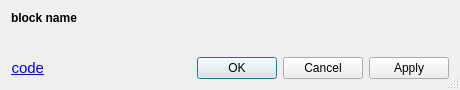
<?xml version="1.0" encoding="UTF-8"?>
<ui version="4.0">
 <class>Dialog</class>
 <widget class="QDialog" name="Dialog">
  <property name="geometry">
   <rect>
    <x>0</x>
    <y>0</y>
    <width>460</width>
    <height>90</height>
   </rect>
  </property>
  <property name="windowTitle">
   <string>Dialog</string>
  </property>
  <property name="sizeGripEnabled">
   <bool>true</bool>
  </property>
  <layout class="QGridLayout" name="gridLayout" rowstretch="0,0,0,1,0,0">
   <item row="1" column="0" rowspan="3" colspan="3">
    <layout class="QGridLayout" name="gridLayout_param" columnstretch="0"/>
   </item>
   <item row="0" column="0" colspan="3">
    <widget class="QLabel" name="label_blockname">
     <property name="font">
      <font>
       <weight>75</weight>
       <bold>true</bold>
      </font>
     </property>
     <property name="text">
      <string>block name</string>
     </property>
    </widget>
   </item>
   <item row="5" column="2">
    <widget class="QDialogButtonBox" name="buttonBox">
     <property name="orientation">
      <enum>Qt::Horizontal</enum>
     </property>
     <property name="standardButtons">
      <set>QDialogButtonBox::Apply|QDialogButtonBox::Cancel|QDialogButtonBox::Ok</set>
     </property>
    </widget>
   </item>
   <item row="5" column="0">
    <widget class="QLabel" name="label_code">
     <property name="enabled">
      <bool>true</bool>
     </property>
     <property name="font">
      <font>
       <weight>50</weight>
       <bold>false</bold>
      </font>
     </property>
     <property name="toolTip">
      <string>Open file with default application</string>
     </property>
     <property name="text">
      <string>&lt;!DOCTYPE HTML PUBLIC &quot;-//W3C//DTD HTML 4.0//EN&quot; &quot;http://www.w3.org/TR/REC-html40/strict.dtd&quot;&gt;
&lt;html&gt;&lt;head&gt;&lt;meta name=&quot;qrichtext&quot; content=&quot;1&quot; /&gt;&lt;style type=&quot;text/css&quot;&gt;
p, li { white-space: pre-wrap; }
&lt;/style&gt;&lt;/head&gt;&lt;body style=&quot; font-family:'Sans'; font-size:11pt; font-weight:400; font-style:normal;&quot;&gt;
&lt;p style=&quot; margin-top:0px; margin-bottom:0px; margin-left:0px; margin-right:0px; -qt-block-indent:0; text-indent:0px;&quot;&gt;&lt;a href=&quot;__PATH__&quot;&gt;&lt;span style=&quot; text-decoration: underline; color:#0000ff;&quot;&gt;code&lt;/span&gt;&lt;/a&gt;&lt;/p&gt;&lt;/body&gt;&lt;/html&gt;</string>
     </property>
     <property name="alignment">
      <set>Qt::AlignRight|Qt::AlignTrailing|Qt::AlignVCenter</set>
     </property>
     <property name="openExternalLinks">
      <bool>true</bool>
     </property>
    </widget>
   </item>
   <item row="4" column="2">
    <spacer name="verticalSpacer">
     <property name="orientation">
      <enum>Qt::Vertical</enum>
     </property>
     <property name="sizeHint" stdset="0">
      <size>
       <width>20</width>
       <height>40</height>
      </size>
     </property>
    </spacer>
   </item>
  </layout>
 </widget>
 <resources/>
 <connections>
  <connection>
   <sender>buttonBox</sender>
   <signal>accepted()</signal>
   <receiver>Dialog</receiver>
   <slot>accept()</slot>
   <hints>
    <hint type="sourcelabel">
     <x>248</x>
     <y>254</y>
    </hint>
    <hint type="destinationlabel">
     <x>157</x>
     <y>274</y>
    </hint>
   </hints>
  </connection>
  <connection>
   <sender>buttonBox</sender>
   <signal>rejected()</signal>
   <receiver>Dialog</receiver>
   <slot>reject()</slot>
   <hints>
    <hint type="sourcelabel">
     <x>316</x>
     <y>260</y>
    </hint>
    <hint type="destinationlabel">
     <x>286</x>
     <y>274</y>
    </hint>
   </hints>
  </connection>
 </connections>
</ui>
